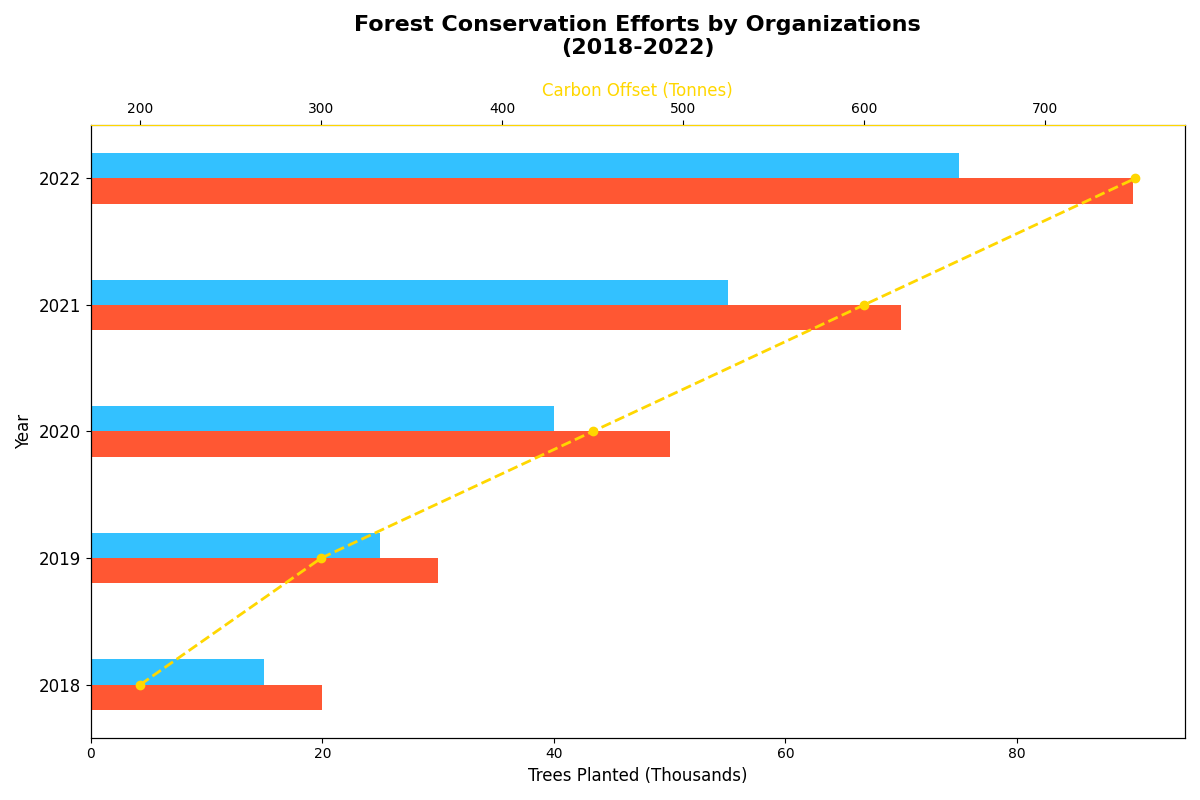

Recreate this plot in Python.
import matplotlib.pyplot as plt
import numpy as np

years = ['2018', '2019', '2020', '2021', '2022']
org_A = np.array([20, 30, 50, 70, 90])
org_B = np.array([15, 25, 40, 55, 75])
carbon_offset = np.array([200, 300, 450, 600, 750])

fig, ax1 = plt.subplots(figsize=(12, 8))

height = 0.2
y = np.arange(len(years))

# Changed color for organization A's bar to '#FF5733'
ax1.barh(y - height/2, org_A, height, color='#FF5733')

# Changed color for organization B's bar to '#33C1FF'
ax1.barh(y + height/2, org_B, height, color='#33C1FF')

ax1.set_title('Forest Conservation Efforts by Organizations\n(2018-2022)', fontsize=16, fontweight='bold', pad=20)
ax1.set_xlabel('Trees Planted (Thousands)', fontsize=12)
ax1.set_ylabel('Year', fontsize=12)
ax1.set_yticks(y)
ax1.set_yticklabels(years, fontsize=12)

ax2 = ax1.twiny()

# Using a consistent color theme. Changed line color to 'gold' and marker to red.
ax2.plot(carbon_offset, y, color='gold', marker='o', linestyle='--', linewidth=2)
ax2.set_xlabel('Carbon Offset (Tonnes)', fontsize=12, color='gold')
ax2.spines['top'].set_color('gold')

plt.tight_layout()
plt.show()
